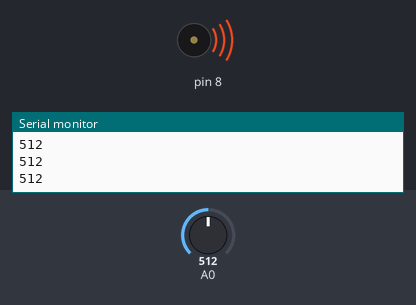
Bench run of a sketch on a simulated Arduino Uno, built with avr-gcc and run on an emulated ATmega328P. On the bench: buzzer (waves = sounding), the last lines printed to the serial monitor. The inputs (shaded band) are chosen by the test bench; at power-on: A0 = 512.

Above: at 1.2 s.
1.3 s: A0 set to 486
At 1.8 s:
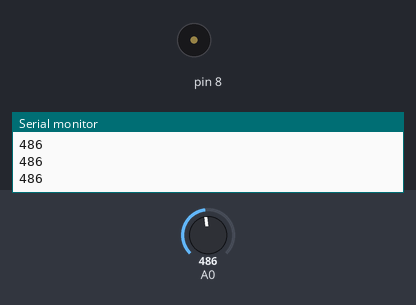
2.8 s: A0 set to 511
At 3.1 s:
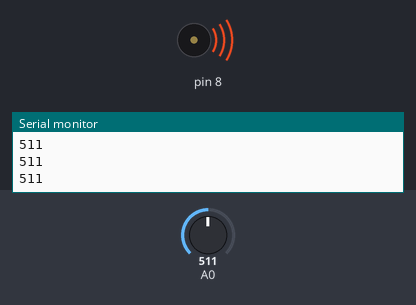
4.3 s: A0 set to 495
At 5.3 s:
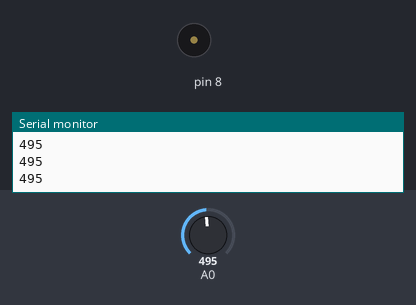
Timing chart, 0 to 7.3 s (numbered marks = the images above; inputs shaded):
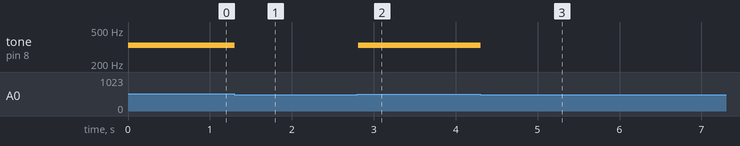

Measured:
- the behaviour switches between 505 and 504 on A0 (found by bisection; images 0 and 1)
- after the input at 1.3 s, tone on pin 8: 330 Hz → silent at once
- after the input at 2.8 s, tone on pin 8: silent → 330 Hz at once
- after the input at 4.3 s, tone on pin 8: 330 Hz → silent at once

The sketch:

Lab4_Ex4_Keyboard.ino
```cpp
/*
  Arduino Starter Kit example
 Prodd Arduino Starter Kit

 Parts required:
 two 10 kilohm resistors
 1 Megohm resistor
 220 ohm resistor
 4 pushbuttons
 piezo

 Created 13 September 2012
 by Scott Fitzgerald

 http://www.arduino.cc/starterKit

 This example code is part of the public domain
*/

// create an array of notes
// the numbers below correspond to
// the frequencies of middle C, D, E, and F
int notes[] = {262, 294, 330, 349};

void setup() {
  //start serial communication
  Serial.begin(9600);
}

void loop() {
  // create a local variable to hold the input on pin A0
  int keyVal = analogRead(A0);
  // send the value from A0 to the Serial Monitor
  Serial.println(keyVal);

  // play the note corresponding to each value on A0
  if (keyVal == 1023) {
    // play the first frequency in the array on pin 8
    tone(8, notes[0]);
  } else if (keyVal >= 990 && keyVal <= 1010) {
    // play the second frequency in the array on pin 8
    tone(8, notes[1]);
  } else if (keyVal >= 505 && keyVal <= 515) {
    // play the third frequency in the array on pin 8
    tone(8, notes[2]);
  } else if (keyVal >= 5 && keyVal <= 10) {
    // play the fourth frequency in the array on pin 8
    tone(8, notes[3]);
  } else {
    // if the value is out of range, play no tone
    noTone(8);
  }
}
```
